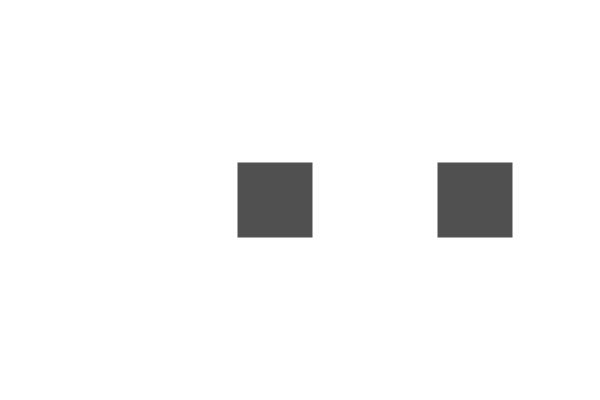
Frame 1 (no input)
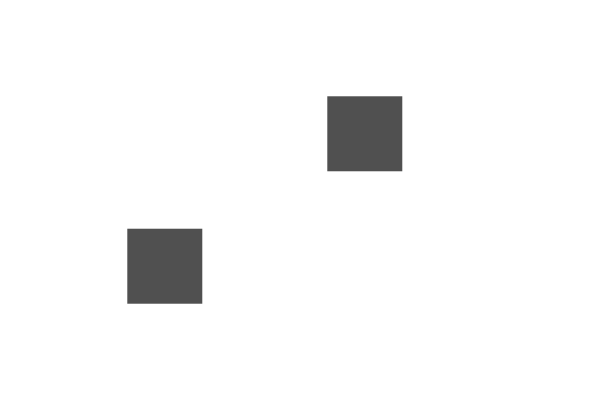
Frame 60 (the mouse pressed at the canvas centre just before this capture)
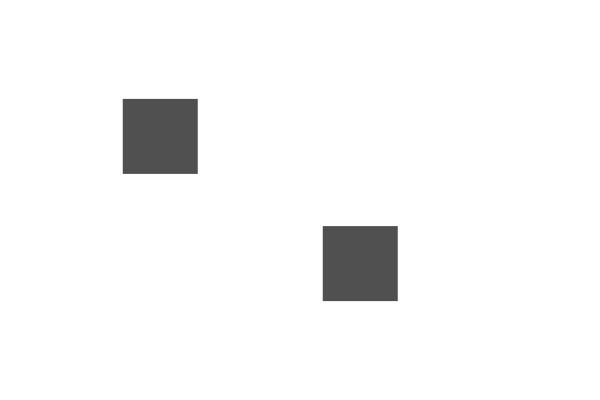
Frame 120 (the mouse held since frame 60 and released just before this capture)

The Processing sketch that drew these frames (run headless with seeded random() and noise(); from frame 60 on, the mouse is pressed at the canvas centre):

// Processing sketch: sketch_4
// ── sketch_4.pde
// this program rotates two rectangles around a translation point.
// instead of using translation and rotation to create the circular
// motion, use sin and cosine. 

//if you do this successfully, you'll find that the rectangles 
//move in a circle, but don't spin on their own axis anymore.
//at this point, add a translation to recreate the original motion 
//exactly. 

//the solution will therefore involve the use of sin/cos for the
//circular motion, and a translation/rotation for the rect's rotation,
//instead of the two translation and one rotation operation that is 
//currently in place for each rectangle. 

float amplitude = 75;
float theta = 0;
float increment = TWO_PI/300;

float x1, x2, y1, y2;

void setup() {
  size(600, 400);
  rectMode(CENTER);
  noStroke();
}

void draw() {
  background(255);

  float ang1 = radians(theta);
    float ang2 = radians(-theta);
  x1 =  (amplitude * cos(ang1));
  y1 =  (amplitude * sin(ang1));
  x2 =  (amplitude * cos(ang2));
  y2 =  (amplitude * sin(ang2));

  fill(80);

  pushMatrix();
  translate(width/3, height/2);
  rect(x1, y1, amplitude, amplitude);
  popMatrix();

  pushMatrix();
  translate(width/3*2, height/2);
  rect(x2, y2, amplitude, amplitude);
  popMatrix();

  theta += 2;


  //theta = (theta + increment) % TWO_PI;


  //pushMatrix();
  //translate(width/3, height/2);
  //rotate(theta);
  //pushMatrix();
  //translate(amplitude, 0);
  //rect(0, 0, 50, 50);
  //popMatrix();
  //popMatrix();

  //pushMatrix();
  //translate(2* width/3, height/2);
  //rotate(-theta);
  //pushMatrix();
  //translate(-amplitude, 0);
  //rect(0, 0, 50, 50);
  //popMatrix();
  //popMatrix();
}
